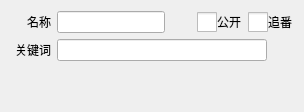
         <widget class="QWidget" name="page_AP">
          <layout class="QVBoxLayout" name="verticalLayout_2">
           <item>
            <layout class="QHBoxLayout" name="hLayout_AP_Name">
             <item>
              <widget class="QLabel" name="label_AP_Name">
               <property name="minimumSize">
                <size>
                 <width>40</width>
                 <height>0</height>
                </size>
               </property>
               <property name="maximumSize">
                <size>
                 <width>40</width>
                 <height>16777215</height>
                </size>
               </property>
               <property name="text">
                <string>名称</string>
               </property>
               <property name="alignment">
                <set>Qt::AlignRight|Qt::AlignTrailing|Qt::AlignVCenter</set>
               </property>
              </widget>
             </item>
             <item>
              <widget class="QLineEdit" name="lineEdit_AP_Name">
               <property name="clearButtonEnabled">
                <bool>true</bool>
               </property>
              </widget>
             </item>
             <item>
              <widget class="QPushButton" name="pushButton_AP_NameOk">
               <property name="enabled">
                <bool>false</bool>
               </property>
               <property name="minimumSize">
                <size>
                 <width>20</width>
                 <height>20</height>
                </size>
               </property>
               <property name="maximumSize">
                <size>
                 <width>20</width>
                 <height>20</height>
                </size>
               </property>
               <property name="styleSheet">
                <string notr="true">#pushButton_AP_NameOk
{
  border: 0px;
}</string>
               </property>
               <property name="text">
                <string notr="true"/>
               </property>
               <property name="icon">
                <iconset>
                 <normalon>:/File/img/submit_enable.png</normalon>
                 <disabledon>:/File/img/submit_disable.png</disabledon>
                </iconset>
               </property>
               <property name="iconSize">
                <size>
                 <width>20</width>
                 <height>20</height>
                </size>
               </property>
              </widget>
             </item>
             <item>
              <widget class="QCheckBox" name="checkBox_AP_Display">
               <property name="layoutDirection">
                <enum>Qt::LeftToRight</enum>
               </property>
               <property name="styleSheet">
                <string notr="true">QCheckBox
{
  spacing: 0px;
}
QCheckBox::indicator
{
  width: 20px;
  height: 20px;
}
QCheckBox::indicator:checked:enabled
{
  image:url(:/File/img/box_check_enable.png);
}
QCheckBox::indicator:unchecked:enabled
{
  image:url(:/File/img/box_uncheck_enable.png);
}
QCheckBox::indicator:unchecked:disabled
{
  image:url(:/File/img/box_uncheck_disable.png);
}</string>
               </property>
               <property name="text">
                <string>公开</string>
               </property>
               <property name="iconSize">
                <size>
                 <width>16</width>
                 <height>16</height>
                </size>
               </property>
              </widget>
             </item>
             <item>
              <widget class="QCheckBox" name="checkBox_AP_Zhuifan">
               <property name="layoutDirection">
                <enum>Qt::LeftToRight</enum>
               </property>
               <property name="styleSheet">
                <string notr="true">QCheckBox
{
  spacing: 0px;
}
QCheckBox::indicator
{
  width: 20px;
  height: 20px;
}
QCheckBox::indicator:checked:enabled
{
  image:url(:/File/img/box_check_enable.png);
}
QCheckBox::indicator:unchecked:enabled
{
  image:url(:/File/img/box_uncheck_enable.png);
}
QCheckBox::indicator:unchecked:disabled
{
  image:url(:/File/img/box_uncheck_disable.png);
}</string>
               </property>
               <property name="text">
                <string>追番</string>
               </property>
              </widget>
             </item>
            </layout>
           </item>
           <item>
            <layout class="QHBoxLayout" name="hLayout_AP_Keywords">
             <item>
              <widget class="QLabel" name="label_AP_Keyword">
               <property name="minimumSize">
                <size>
                 <width>40</width>
                 <height>0</height>
                </size>
               </property>
               <property name="maximumSize">
                <size>
                 <width>40</width>
                 <height>16777215</height>
                </size>
               </property>
               <property name="text">
                <string>关键词</string>
               </property>
               <property name="alignment">
                <set>Qt::AlignRight|Qt::AlignTrailing|Qt::AlignVCenter</set>
               </property>
              </widget>
             </item>
             <item>
              <widget class="QLineEdit" name="lineEdit_AP_Keyword">
               <property name="clearButtonEnabled">
                <bool>true</bool>
               </property>
              </widget>
             </item>
             <item>
              <widget class="QPushButton" name="pushButton_AP_KeywordsOk">
               <property name="enabled">
                <bool>false</bool>
               </property>
               <property name="minimumSize">
                <size>
                 <width>20</width>
                 <height>20</height>
                </size>
               </property>
               <property name="maximumSize">
                <size>
                 <width>20</width>
                 <height>20</height>
                </size>
               </property>
               <property name="styleSheet">
                <string notr="true">#pushButton_AP_KeywordsOk
{
  border: 0px;
}</string>
               </property>
               <property name="text">
                <string notr="true"/>
               </property>
               <property name="icon">
                <iconset>
                 <normalon>:/File/img/submit_enable.png</normalon>
                 <disabledon>:/File/img/submit_disable.png</disabledon>
                </iconset>
               </property>
               <property name="iconSize">
                <size>
                 <width>20</width>
                 <height>20</height>
                </size>
               </property>
              </widget>
             </item>
            </layout>
           </item>
           <item>
            <spacer name="vSpacer_AP">
             <property name="orientation">
              <enum>Qt::Vertical</enum>
             </property>
             <property name="sizeHint" stdset="0">
              <size>
               <width>20</width>
               <height>40</height>
              </size>
             </property>
            </spacer>
           </item>
          </layout>
         </widget>
